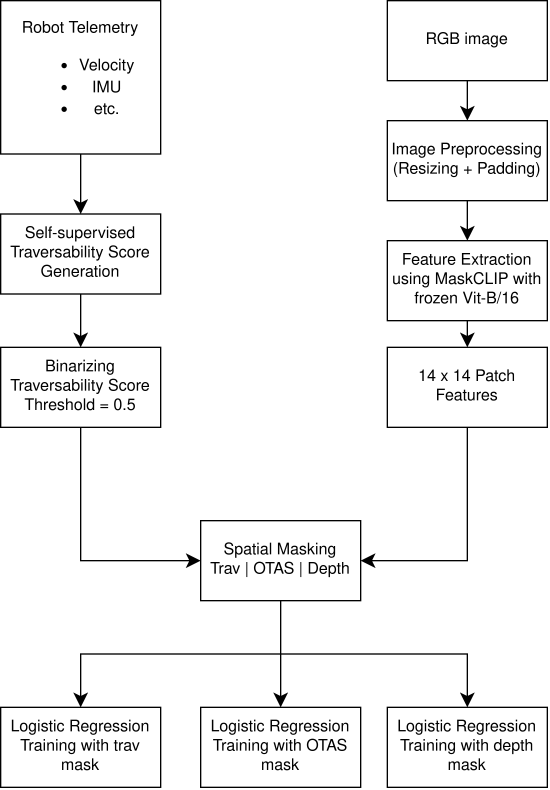
#> input picture OfflineTraining.png, 1648 x 2368 px, given as the content of the folder datasets/robonav/spot_route1a/images/train/rectified_left, which was not available (shown at 1/3 size)
$ python prepare_images_robonav.py
#> lines starting #> are read from the running program, lines starting #| are printed output that depends on the picture; pictures that were not available may be replaced by others from this repository, and a replacement may not be noted
# Resize and pad images for MaskCLIP input
#
# Sources:
#   https://pillow.readthedocs.io/
#   https://docs.opencv.org/
#   https://numpy.org/doc/

from PIL import Image
from pathlib import Path
import os

# mattro
#dataset_dir = Path("datasets/robonav/mattro_route1")

# spot
dataset_dir = Path("datasets/robonav/spot_route1a")

# general
sets = ["train", "test"]
target_size = 224


def resize_with_padding(image, target_size=224):
    width, height = image.size
    scale = min(
        target_size / width,
        target_size / height
    )

    new_width = int(width * scale)
    new_height = int(height * scale)

    image = image.resize((new_width, new_height), Image.Resampling.BILINEAR)
    canvas = Image.new("RGB", (target_size, target_size), (0,0,0))

    x = (target_size - new_width) // 2
    y = (target_size - new_height) // 2

    canvas.paste(image, (x, y))

    return canvas

for split in sets:
    input_dir = (dataset_dir / "images" / split / "rectified_left")
    output_dir = (dataset_dir / "images" / split / "images_left_224")
    output_dir.mkdir(parents=True, exist_ok=True)

    files = sorted(input_dir.glob("*.png"))

    print(f"Processing {split}: {len(files)} images")

    for i, file in enumerate(files):
        image = Image.open(file).convert("RGB")
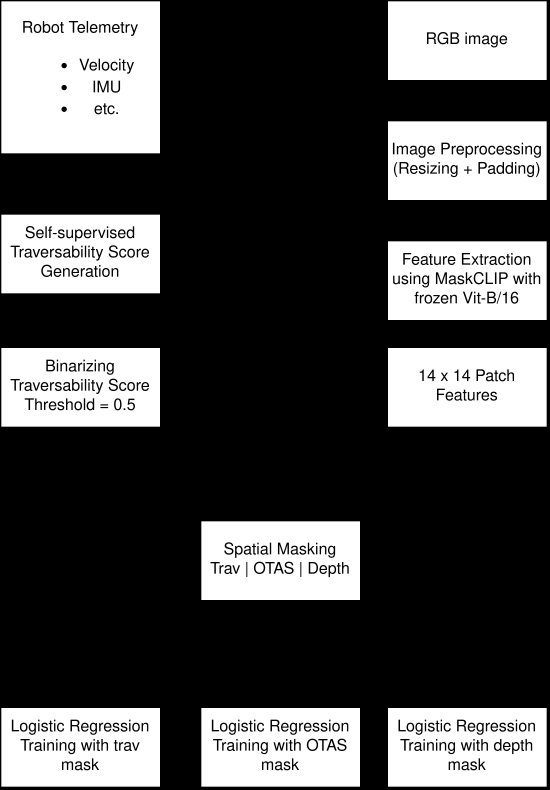
#> image: PIL image 1648x2368 RGB (shown at 1/3 size); min 0, max 255, mean 81.5
        image = resize_with_padding(image, target_size)
#> in resize_with_padding, `image = image.resize((new_width, new_height), Image.Resampling.BILINEAR)`:
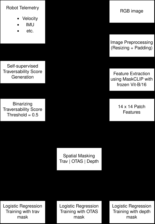
#> image: PIL image 155x224 RGB; min 0, max 255, mean 81.7
#> in resize_with_padding, `canvas = Image.new("RGB", (target_size, target_size), (0,0,0))`: canvas: PIL image 224x224 RGB; every value is 0
#> in resize_with_padding, `canvas.paste(image, (x, y))`:
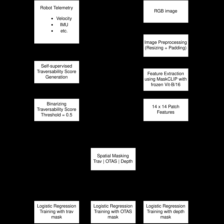
#> canvas: PIL image 224x224 RGB; min 0, max 255, mean 56.5
        image.save(output_dir / file.name)

        if i % 100 == 0:
            print(f"{i}/{len(files)}")

print("Finished.")
